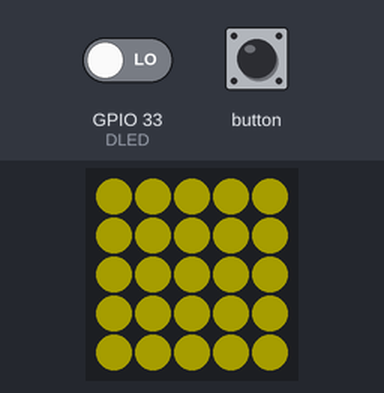
Bench run of a sketch on a simulated ESP32. On the bench: 5×5 RGB LED matrix (first LED top left, wired row by row). The test bench sets the inputs (shaded band); at power-on: GPIO 33 (DLED) LOW. Dim RGB values are drawn brighter than linear.

Above: at 1.2 s.
1.3 s: GPIO 33 (DLED) driven HIGH
At 2.4 s:
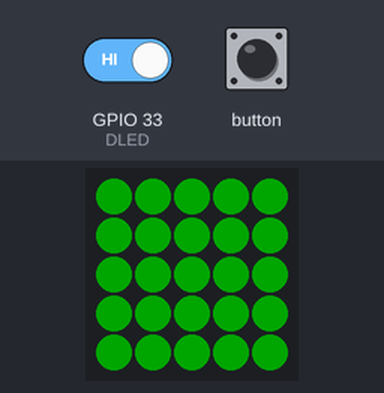
4.3 s: GPIO 33 (DLED) driven LOW
At 4.6 s:
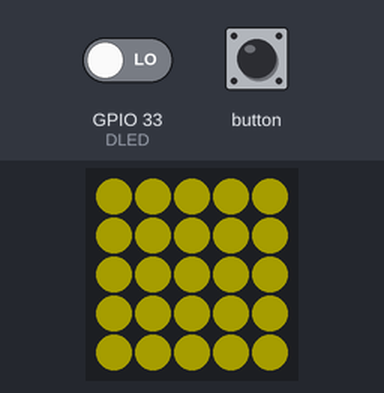
Timing chart, 0 to 7.3 s (numbered marks = the images above; inputs shaded):
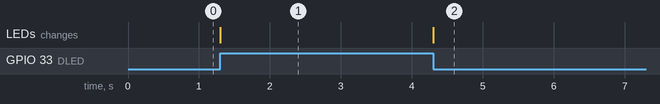

The sketch:

BTN_CONTROL.ino
```cpp
// (licence header left out)
#include <M5Atom.h>

#define TRIG 23
#define DLED 33

void setup() {
    M5.begin(true, false, true); // debug/log, baud rate 115200 N81

    Serial2.begin(
        9600, SERIAL_8N1, 22,
        19);  // Set the baud rate of serial port 2 to 9600,8 data bits, no
              // parity bits, and 1 stop bit, and set RX to 22 and TX to 19.
              // 设置串口二的波特率为9600,8位数据位,没有校验位,1位停止位,并设置RX为22,TX为19
    M5.dis.fillpix(0xfff000);  // YELLOW 黄色
    pinMode(TRIG, OUTPUT);
    pinMode(DLED, INPUT);
    digitalWrite(TRIG, HIGH);
}

void loop() {
    M5.update();
    if (M5.Btn.isPressed()) {
        digitalWrite(TRIG, LOW);
    } else {
        digitalWrite(TRIG, HIGH);
    }
    if (digitalRead(DLED) == HIGH) {  // If read the QR code.  如果读取到二维码
        M5.dis.fillpix(0x00ff00);  // GREEN  绿色
        while (Serial2.available() > 0) {
            char ch = Serial2.read();
            Serial.print(ch);
        }
    } else {
        M5.dis.fillpix(0xfff000);
    }
}
```

Measured:
- after the input at 1.3 s, the LEDs: change at once (image 1)
- after the input at 4.3 s, the LEDs: change at once (image 2)
